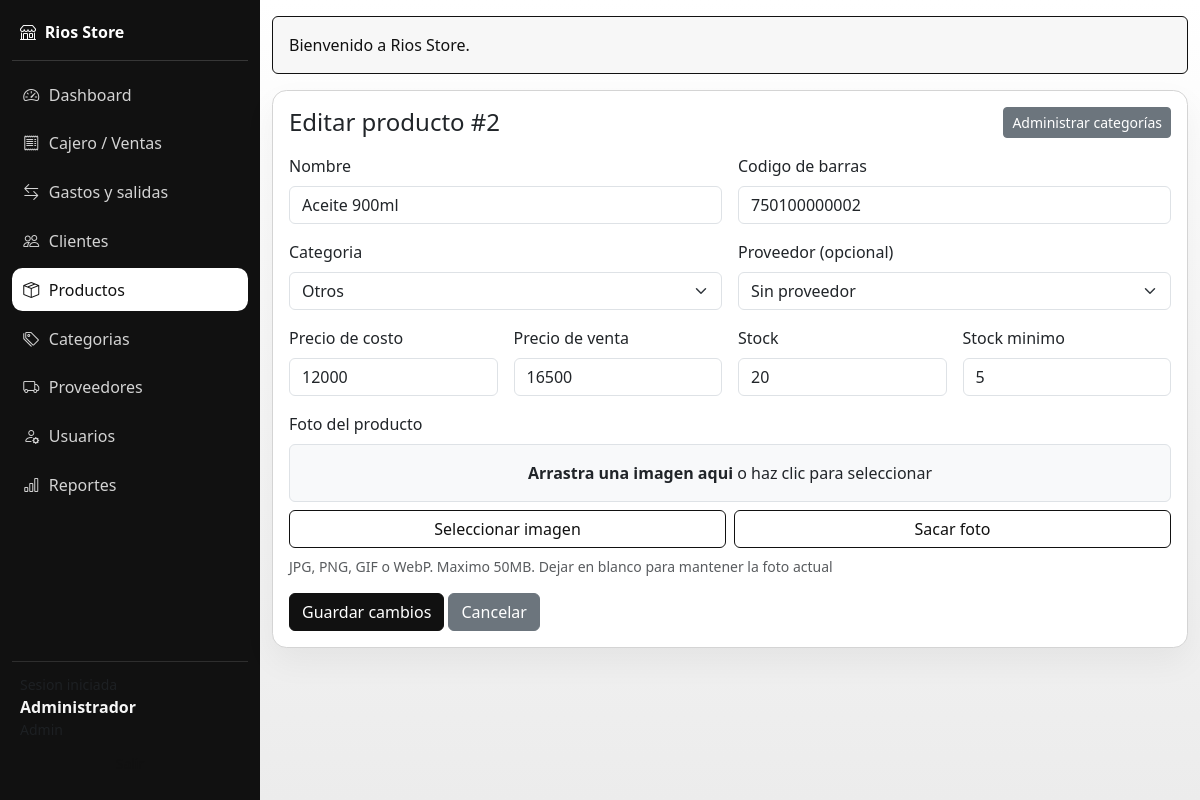
/app/productos/editar.php?id=2 (signed in), run on the app's committed database.
### tables this page shows
CREATE TABLE IF NOT EXISTS productos (
  id INT AUTO_INCREMENT PRIMARY KEY,
  nombre VARCHAR(150) NOT NULL,
  codigo_barras VARCHAR(80) NULL UNIQUE,
  precio_compra DECIMAL(10,2) NOT NULL,
  precio_venta DECIMAL(10,2) NOT NULL,
  stock INT NOT NULL DEFAULT 0,
  stock_minimo INT NOT NULL DEFAULT 5,
  activo TINYINT(1) NOT NULL DEFAULT 1,
  categoria_id INT,
  proveedor_id INT,
  imagen VARCHAR(255) NULL,
  created_at TIMESTAMP DEFAULT CURRENT_TIMESTAMP,
  CONSTRAINT fk_productos_categoria FOREIGN KEY (categoria_id) REFERENCES categorias(id) ON DELETE SET NULL,
  CONSTRAINT fk_productos_proveedor FOREIGN KEY (proveedor_id) REFERENCES proveedores(id) ON DELETE SET NULL
);

CREATE TABLE IF NOT EXISTS categorias (
  id INT AUTO_INCREMENT PRIMARY KEY,
  nombre VARCHAR(100) NOT NULL UNIQUE,
  descripcion VARCHAR(255),
  created_at TIMESTAMP DEFAULT CURRENT_TIMESTAMP
);

### app/includes/helpers.php (called while the page is built, shortened)
<?php
function e(string $value): string
{
    return htmlspecialchars($value, ENT_QUOTES, 'UTF-8');
}

### app/productos/editar.php (the view, shortened to what this page needs)
<?php
require_once __DIR__ . '/../config/database.php';
require_once __DIR__ . '/../includes/helpers.php';
require_once __DIR__ . '/../includes/layout.php';
$id = (int) ($_GET['id'] ?? $_POST['id'] ?? 0);
$pdo = getPDO();
$stmt = $pdo->prepare('SELECT * FROM productos WHERE id = :id');
$stmt->execute(['id' => $id]);
$producto = $stmt->fetch();
?>
    <div class="card shadow-sm">
    <div class="card-body">
        <div class="d-flex justify-content-between align-items-center mb-3">
            <h1 class="h4 mb-0">Editar producto #<?php echo (int) $producto['id']; ?></h1>
            <a href="<?php echo BASE_URL; ?>/app/categorias/index.php" class="btn btn-sm btn-secondary">Administrar categorías</a>
        </div>
        <form method="post" class="row g-3" enctype="multipart/form-data">
            <div class="col-12 col-md-6">
                <label class="form-label">Nombre</label>
                <input class="form-control" name="nombre" required value="<?php echo e($producto['nombre']); ?>">
            </div>
            <div class="col-12 col-md-6">
                <label class="form-label">Codigo de barras</label>
                <input class="form-control" name="codigo_barras" placeholder="Opcional" value="<?php echo e($producto['codigo_barras'] ?? ''); ?>">
            </div>
            <div class="col-12 col-md-6">
                <label class="form-label">Categoria</label>
                <select class="form-select" name="categoria_id">
                    <?php
                    $stmtCats = $pdo->query('SELECT id, nombre FROM categorias ORDER BY nombre');
                    foreach ($stmtCats->fetchAll() as $cat):
                    ?>
                        <option value="<?php echo (int) $cat['id']; ?>" <?php echo ((int) $producto['categoria_id'] === (int) $cat['id']) ? 'selected' : ''; ?>>
                            <?php echo e($cat['nombre']); ?>
                        </option>
                    <?php endforeach; ?>
                </select>
            </div>
            <div class="col-12 col-md-6">
                <label class="form-label">Proveedor (opcional)</label>
                <select class="form-select" name="proveedor_id">
                    <option value="">Sin proveedor</option>
                </select>
            </div>
            <div class="col-6 col-md-3">
                <label class="form-label">Precio de costo</label>
                <input class="form-control" type="number" name="precio_compra" min="500" step="500" required value="<?php echo e((string) (int) $producto['precio_compra']); ?>">
            </div>
            <div class="col-6 col-md-3">
                <label class="form-label">Precio de venta</label>
                <input class="form-control" type="number" name="precio_venta" min="500" step="500" required value="<?php echo e((string) (int) $producto['precio_venta']); ?>">
            </div>
            <div class="col-6 col-md-3">
                <label class="form-label">Stock</label>
                <input class="form-control" type="number" name="stock" min="0" required value="<?php echo (int) $producto['stock']; ?>">
            </div>
            <div class="col-6 col-md-3">
                <label class="form-label">Stock minimo</label>
                <input class="form-control" type="number" name="stock_minimo" min="0" required value="<?php echo (int) $producto['stock_minimo']; ?>">
            </div>
            <div class="col-12">
                <label class="form-label">Foto del producto</label>
                <div id="dropZone" class="border rounded p-3 text-center bg-light mb-2" style="cursor:pointer;">
                    <strong>Arrastra una imagen aqui</strong> o haz clic para seleccionar
                </div>
                <div class="row g-2 mb-2">
                    <div class="col-12 col-md-6 d-grid">
                        <button type="button" class="btn btn-outline-secondary" id="btnSelectImage">Seleccionar imagen</button>
                    </div>
                    <div class="col-12 col-md-6 d-grid">
                        <label class="btn btn-outline-primary mb-0">
                            Sacar foto
                        </label>
                    </div>
                </div>
                <small class="d-block text-muted mt-2">JPG, PNG, GIF o WebP. Maximo 50MB. Dejar en blanco para mantener la foto actual</small>
            </div>
            <div class="col-12">
                <button class="btn btn-primary" type="submit">Guardar cambios</button>
                <a class="btn btn-secondary" href="<?php echo BASE_URL; ?>/app/productos/index.php">Cancelar</a>
            </div>
        </form>
    </div>
</div>

### app/assets/css/styles.css (style rules this page uses)
:root { --bs-primary: #111111; --bs-primary-rgb: 17, 17, 17; --bs-secondary: #5f5f5f; --bs-secondary-rgb: 95, 95, 95; --bs-success: #111111; --bs-success-rgb: 17, 17, 17; --bs-danger: #262626; --bs-danger-rgb: 38, 38, 38; --bs-info: #404040; --bs-info-rgb: 64, 64, 64; }
body { background: linear-gradient(180deg, #ffffff 0%, #ececec 100%); color: #111111; }
.card { border: 1px solid #d4d4d4; border-radius: 0.9rem; box-shadow: 0 14px 32px rgba(0, 0, 0, 0.05) !important; }
.btn-primary, .btn-success, .btn-dark { background: #111111; border-color: #111111; color: #ffffff; }
.btn-outline-primary, .btn-outline-secondary, .btn-outline-danger { color: #111111; border-color: #111111; }

### data on the page
productos: id "2", nombre "Aceite 900ml", codigo_barras "750100000002", categoria_id "Otros", precio_compra "12000", precio_venta "16500", stock "20", stock_minimo "5"

### other printed values
APP_NAME "Rios Store"
$user['nombre'] "Administrador"
$flash['message'] "Bienvenido a Rios Store."
